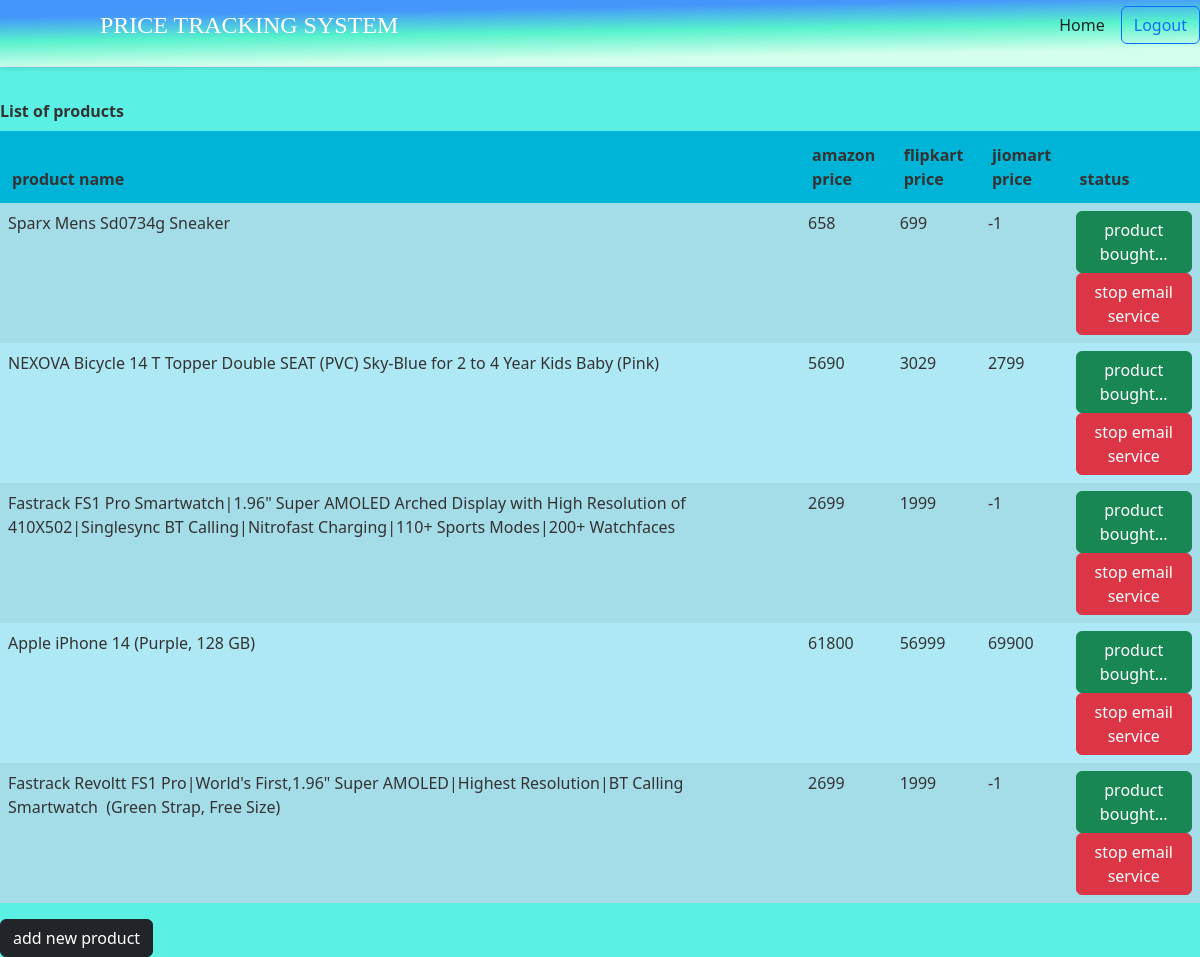
Screenshot of /view (signed in) with the database file from the repository.
### new_final.py (models this page shows)
class FULLS(db.Model):
    id = db.Column(db.Integer, primary_key=True)
    user_id = db.Column(db.Integer)
    product_name = db.Column(db.String(300))
    amazon_link = db.Column(db.String(500))
    amazon_price = db.Column(db.Integer)
    flipkart_price = db.Column(db.Integer)
    flipkart_link = db.Column(db.String(500))
    jiomart_price = db.Column(db.Integer)
    jiomart_link = db.Column(db.String(500))
    ur_limit = db.Column(db.Integer)
    status = db.Column(db.String(100))

### new_final.py (the view)
@app.route('/view')
def view_full():
    user_id = session['id']
    with app.app_context():
        full_data = FULLS.query.all()
    return render_template('view.html', datas=full_data, user_id=user_id)

### new_final.py (called while the page is built)
@app.before_request
def before_request():
    g.id = 0
    if 'id' in session:
        g.id = session['id']

### templates/view.html (shortened to what this page needs)
{% extends "basic.html" %}
{% block content %}
<table class="table caption-top table-striped">
  <caption><strong style="color: #333 !important">List of products</strong></caption>
  <thead>
    <tr>
      <th scope="col">product name</th>
      <th scope="col">amazon price</th>
      <th scope="col">flipkart price</th>
      <th scope="col">jiomart price</th>
      <th scope="col">status</th>
    </tr>
  </thead>
  <tbody class="t_body">
  {% for data in datas %}
  {% if data.user_id == user_id %}
    <tr>
      <td>{{ data.product_name }}</td>
      <td>{{ data.amazon_price}}</td>
      <td>{{ data.flipkart_price }}</td>
      <td>{{ data.jiomart_price }}</td>
      <td>{% if data.status == "pending" %}
            <a href="{{ url_for('buyed_item',item_id=data.id ) }}">
                <button type="button" class="btn btn-success" value="accept">product bought...</button></a>
            <a href="{{ url_for('reject_item',item_id=data.id  ) }} ">
                <button type="button" class="btn btn-danger" value="reject">stop email service</button></a>
        {% else %}
        {{ data.status }}
        {% endif %}
      </td>
    </tr>
  {% endif %}
  {% endfor %}
  </tbody>
</table>
<a href="{{ url_for('add') }}">
<button type="button" class="btn btn-dark">add new product</button></a>
{% endblock %}

### templates/basic.html (shortened to what this page needs)
<!DOCTYPE html>
<html lang="en">
<head>
    <link href="https://cdn.jsdelivr.net/npm/bootstrap@5.3.2/dist/css/bootstrap.min.css" rel="stylesheet">
    <link rel="stylesheet" type="text/css" href="{{ url_for('static',filename='css/new.css')}}">
</head>
<body class="bg-body">
    <div class="bg-nav d-flex flex-column flex-md-row align-items-center pb-3 mb-4 border-bottom">
         <a href="/" class="d-flex align-items-center text-dark text-decoration-none">
        <div class="nav_logo">
        </div>
          <span class="fs-4">PRICE TRACKING SYSTEM</span>
      </a>
      <nav class="d-inline-flex mt-2 mt-md-0 ms-md-auto">
        <a class="me-3 py-2 text-dark text-decoration-none" href="/">Home</a>
      </nav>
        {% if g.id==0 %}
        <a class="btn btn-outline-primary" href="/login">Login</a>
        {% else %}
        <a class="btn btn-outline-primary" href="/logout">Logout</a>
        {% endif %}
    </div>
{% block content %}<h1>hello</h1>{% endblock %}
</body>
</html>

### static/css/new.css (style rules this page uses)
.bg-nav { background-image: linear-gradient(179deg, #4596FB 20%, #57F2CC 48%, #D4FFEC 80%); box-shadow: 0 2px 4px rgba(0, 0, 0, 0.1); }
.bg-body { background-color: rgb(90, 240, 228) !important; }
th { background-color: #00B4D8 !important; color: #333 !important; padding: 12px !important; text-align: left !important; border: none !important; }
td { background-color: #ADE8F4 !important; color: #333 !important; border: none !important; }
th:nth-child(1), td:nth-child(1) { width: 800px; }
.fs-4 { padding-left: 40px; font-family: 'Playfair Display', serif; color: #ffffff; }
.nav_logo { width: 50px; height: 50px; margin-right: 10px; }

### rows the page displays
FULLS: product_name "Sparx Mens Sd0734g Sneaker", amazon_price "658", flipkart_price "699", jiomart_price "-1"
FULLS: product_name "NEXOVA Bicycle 14 T Topper Double SEAT (PVC) Sky-Blue for 2 to 4 Year Kids Baby (Pink)", amazon_price "5690", flipkart_price "3029", jiomart_price "2799"
FULLS: product_name "Fastrack FS1 Pro Smartwatch|1.96\" Super AMOLED Arched Display with High Resolution of 410X502|Singlesync BT Calling|Nitrofast Charging|110+ Sports Modes|200+ Watchfaces", amazon_price "2699", flipkart_price "1999", jiomart_price "-1"
FULLS: product_name "Apple iPhone 14 (Purple, 128 GB)", amazon_price "61800", flipkart_price "56999", jiomart_price "69900"
FULLS: product_name "Fastrack Revoltt FS1 Pro|World's First,1.96\" Super AMOLED|Highest Resolution|BT Calling Smartwatch (Green Strap, Free Size)", amazon_price "2699", flipkart_price "1999", jiomart_price "-1"
